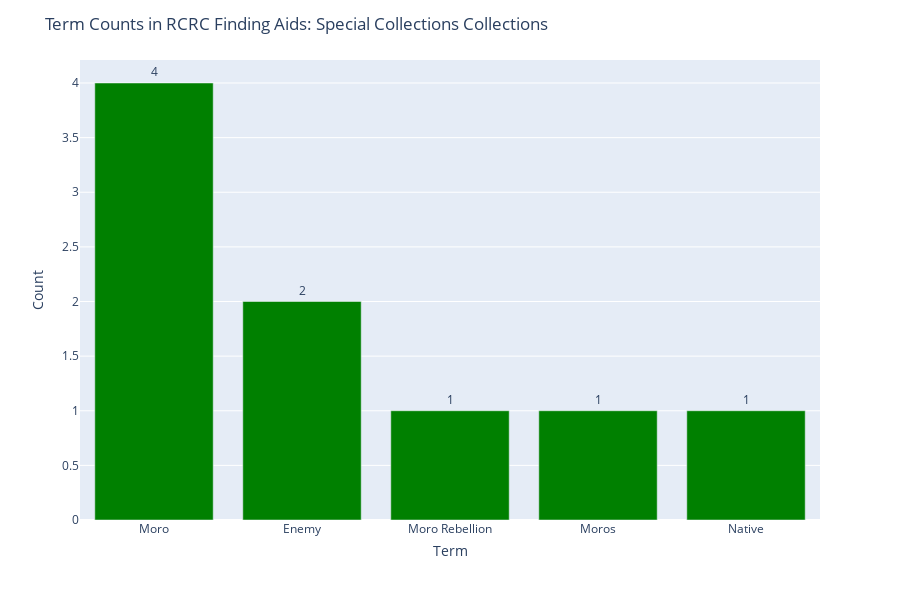

This figure's notebook cell:
### Code cell
# visualization

fig = px.bar(term_frequency.sort_values('Count', ascending=False), x='Term', y='Count', text='Count')
fig.update_traces(textposition='outside', insidetextanchor='middle')
fig.update_layout(title_text="Term Counts in RCRC Finding Aids: Special Collections Collections", xaxis_title_standoff=10, height=600)
fig.update_traces(marker_color='green')
fig.show()
pio.write_image(fig, 'term_frequency_SCRC.png')

### Figure 1 — Plotly figure (JSON) as saved in the notebook; plotly's stock layout.template omitted (floating-point values rounded to 4 significant figures)
{"data": [{"alignmentgroup": "True", "hovertemplate": "Term=%{x}<br>Count=%{text}<extra></extra>", "insidetextanchor": "middle", "legendgroup": "", "marker": {"color": "green", "pattern": {"shape": ""}}, "name": "", "offsetgroup": "", "orientation": "v", "showlegend": false, "text": [4, 2, 1, 1, 1], "textposition": "outside", "type": "bar", "x": ["Moro", "Enemy", "Moro Rebellion", "Moros", "Native"], "xaxis": "x", "y": [4, 2, 1, 1, 1], "yaxis": "y"}], "layout": {"barmode": "relative", "height": 600, "legend": {"tracegroupgap": 0}, "margin": {"t": 60}, "title": {"text": "Term Counts in RCRC Finding Aids: Special Collections Collections"}, "xaxis": {"anchor": "y", "domain": [0, 1], "title": {"standoff": 10, "text": "Term"}}, "yaxis": {"anchor": "x", "domain": [0, 1], "title": {"text": "Count"}}}}
